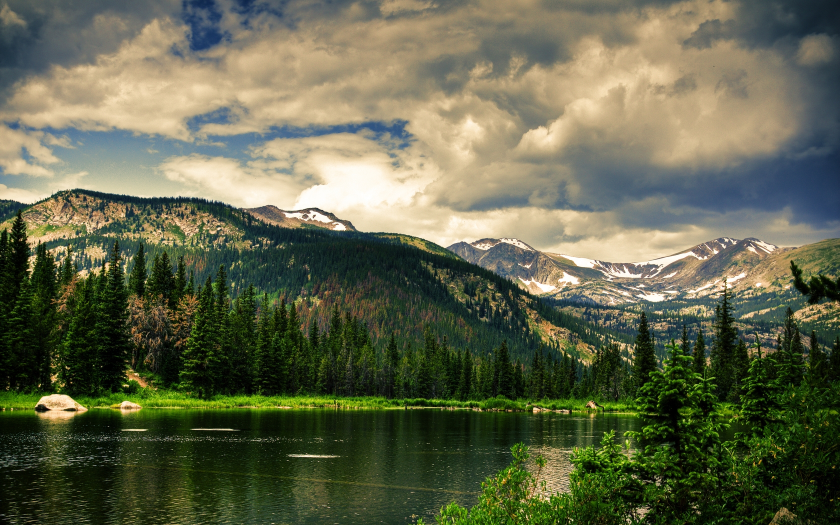
#> input picture hw/hw18/pic1.jpg, 1680 x 1050 px (shown at 1/2 size)
$ python hw18.py pic1.jpg
#> lines starting #> are read from the running program, lines starting #| are printed output that depends on the picture
#!/bin/python
import sys
from PIL import Image

# Написать скрипт, который будет создавать миниатюры фотографий.
# Объем полученого файла должен передаваться как параметр.

if len(sys.argv) < 2:
    print("File name is not specified")
    exit(1)

picture = sys.argv[1]

def mini_pic(picture, width, length):
#> called with picture = 'pic1.jpg', width = 50, length = 50
    with Image.open(picture) as img:
#> img is the input picture: PIL image 1680x1050 RGB; mean R, G, B 98.3, 102.1, 76.1
        a = [width, length]
        img.thumbnail(a)
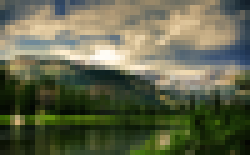
#> img: PIL image 50x31 RGB (shown 5 times larger); mean R, G, B 98.4, 102.1, 76.2
        img.save("mini_" + picture)
        img.show()

mini_pic(picture, 50, 50)
